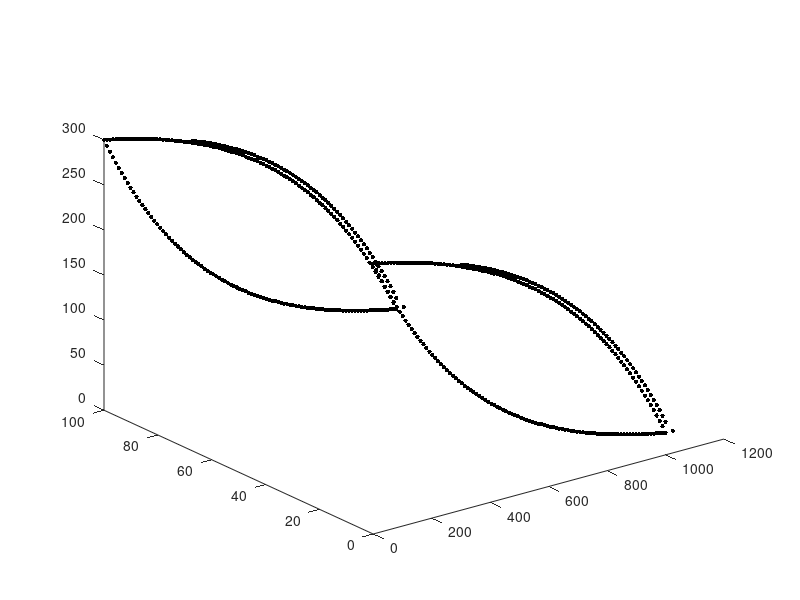

The MATLAB script that drew this image: (Note: this script raises an error after producing the figure.)
%% Here's how the node list is going to be set up:
%  . == basal nodes
%  o == surface nodes
% (xxx) == node # in node list 
%
%       o(2*b+s+1)____
%      /              ____
% (2*b+1)  .(b+1)         ---_____             
%    o____                         --------____   (2*b + 2*s)        
%  ./         ------_________                ----____o
%  1\____                    ___________________    / \. (2*b)
%        \__________                            ---o  /(2*b + s)
%                   -----------____________________\./ (b)
%
%%
clear;clf;
% first: what are you going to call this poly file?
str = 'lense3D_endeb.poly';

x_nodes = 100;                           % number nodes in X-dir
L = 1000;                                % length of domain in X-dir
x = linspace(0,L,x_nodes);               % X-dir


% simple testing:
% bas = zeros(length(x),1);
% srf = 100*ones(length(x),1);
% srf = srf(2:end-1);
% xsrf = x(2:end-1);

basal = 300*exp(-x/400);            % basal position function
a =  -28.3223;                      % ???
n_basal = 2.37e-03;                 % ???
c = 328.3223;                       % ???
surface = a*exp(n_basal*x)+c;       % surface position function
surface = surface(2:end-1);         % trimming the surface topo
x_surface = x(2:end-1);             % x corresponding to # surface pts.
%% dz determination

debris_start = 300;
debris_thickness = 20;
englacial_debris_start = 350;
englacial_debris_thickness = 10;
debris_thickness = 10;
xmax = max(x);


xdebris = x(x > debris_start);
zdebris = [surface(x_surface > debris_start) basal(end)];

%find the slope of the debris thickness increase
m = debris_thickness/(xmax - debris_start);
dz = m*(xdebris-debris_start+150); %y = mx, equal to thickness of debris on top of surface

zdebris = zdebris + dz; 
debris_end = [debris_thickness+xmax, basal(end)]; %[x, z]

xdebris = [xdebris debris_end(1)+1.5*debris_thickness]; %Make it a bit extra thick at the base by adding 1.5* debris thickness to x value
zdebris = [zdebris debris_end(2)];

glacier_width = 100;                        % width between Y0 / Y1 faces

n_basal = length(basal);        %num basal nodes
n_surface = length(surface);    %num surface nodes
n_debris = length(xdebris);

% useful corner nodes:

b1 = 1;
b2 = n_basal;
b3 = n_basal+1;
b4 = 2*n_basal;

s1 = 2*n_basal + 1;
s2 = 2*n_basal + n_surface;
s3 = 2*n_basal + n_surface + 1;
s4 = 2*n_basal + 2*n_surface;

d1 = 2*n_basal + 2*n_surface + 1;
d2 = 2*n_basal + 2*n_surface + n_debris;
d3 = 2*n_basal + 2*n_surface + n_debris + 1;
d4 = 2*n_basal + 2*n_surface + 2*n_debris;

ds1 = 2*n_basal + n_surface - n_debris + 3;
ds2 = 2*n_basal + 2*n_surface - n_debris + 3;

corners = [b1 b2 b3 b4 s1 s2 s3 s4 d1 d2 d3 d4 ds1 ds2];

%% ---------------------------- NODES ----------------------------------%%
nodes = NaN*ones(n_basal+n_basal+n_surface+n_surface+2*length(zdebris), 4);       % empty node matrix to be filled in

% BASAL nodes: ------------------------------------------------------------
% front side (step one, 1 to b):
for i = 1 : n_basal
    ii = i;
    nodes(i,1) = i;                 % this is the node number
    nodes(i,2) = x(ii);             % x
    nodes(i,3) = glacier_width;     % y, front face
    nodes(i,4) = basal(ii);         % z, basal
end;
% back side: (note the loop counter) (step two, b+1 to 2b)
for i = (n_basal+1) : (2*n_basal)
    ii = i-n_basal;
    nodes(i,1) = i;                 % this is the node number
    nodes(i,2) = x(ii);             % x
    nodes(i,3) = 0;                 % y, back face
    nodes(i,4) = basal(ii);           % z, basal
end;

% SURFACE nodes: ----------------------------------------------------------
% front side: (step 4, 2b+1 to 2b+s)
for i = (2*n_basal) + 1 : (2*n_basal) + n_surface
    ii = i-2*n_basal;
    nodes(i,1) = i;                 % this is the node number
    nodes(i,2) = x_surface(ii);          % x
    nodes(i,3) = glacier_width;                 % y, back face
    nodes(i,4) = surface(ii);           % z, surface
end;
% back side (bounds of loop are written this way for clarity): (step 5,
% 2b+s+1 to 2b+2s)
for i = (2*n_basal + n_surface) + 1 : (2*n_basal + 2*n_surface)
    ii = i-(2*n_basal)-n_surface;
    nodes(i,1) = i;                 % this is the node number
    nodes(i,2) = x_surface(ii);          % x
    nodes(i,3) = 0;                 % y, back face
    nodes(i,4) = surface(ii);           % z, surface
end;

% DEBRIS nodes: ----------------------------------------------------------
% front side:
for i = (2*n_basal + 2*n_surface) + 1 : (2*n_basal + 2*n_surface) + n_debris
    ii = i-2*n_basal-2*n_surface;               %incrementing through this section only
    nodes(i,1) = i;                 % this is the node number
    nodes(i,2) = xdebris(ii);     % x location of this node
    nodes(i,3) = glacier_width;     % y set to glacier width for all nodes
    nodes(i,4) = zdebris(ii);       % z, surface (I think this should be debris surface)
end;
% back side (bounds of loop are written this way for clarity):
for i = (2*n_basal + 2*n_surface + n_debris) + 1 : (2*n_basal + 2*n_surface) + 2*n_debris
    ii = i-(2*n_basal)-2*n_surface-n_debris; % incrementing through this section only
    nodes(i,1) = i;                 % this is the node number
    nodes(i,2) = xdebris(ii);     % x
    nodes(i,3) = 0;                 % y, back face
    nodes(i,4) = zdebris(ii);       % z, surface
end;

% PLOT for sanity check:
plot3(nodes(:,2)  ,nodes(:,3)  ,nodes(:,4),'k.', 'MarkerSize', 10); hold on;

%% ---------------------------- FACETS ---------------------------------%%

% Z0 (basal) --------------------------------------------------------------
% z0 face first: you will have (b-1) quadrilateral faces
z0header = NaN*ones(n_basal-1,3); % 3 numbers make up a header
z0facets = NaN*ones(n_basal-1,5); % 1 number saying the number of nodes we'll have
                            % and 4 nodes comprising the actual facet
flag = 16;                  % Z0 flag;
                

for f = 1 : n_basal-1
                             % Here's what the header means:
    z0header(f,1) = 1;       % "1 facet follows this header"
    z0header(f,2) = 0;       % "with 0 attributes"?
    z0header(f,3) = flag;    % "and this (Z0 = 16) flag"

    z0facets(f,1) = 4;      % # of points to follow (4, it's a quadrilateral)
                            % "listed in this order" (follows right-hand
                            % rule, normal vector OUTWARD):
    z0facets(f,2) = f+1;             %   b+f----b+f+1
    z0facets(f,3) = f;               %   |   Z0   |
    z0facets(f,4) = f+n_basal;       %   |        |
    z0facets(f,5) = f+1+n_basal;     %   f------f+1
end;

% Z1 ice (surface) ------------------------------------------------------------
% z1 face next: you will have (s-1) + 1 (left side) + 1 (right side) quadrilateral faces
z1header = NaN*ones(1 + n_surface-1 + 1 ,3); % 3 numbers make up a header
z1facets = NaN*ones(1 + n_surface-1 + 1 ,4); % 1 number saying the number of nodes we'll have
                            % and 4 nodes comprising the actual facet
flag = 32;                  % Z1 flag;

% start w/ left side
z1header(1,1) = 1;
z1header(1,2) = 0;
z1header(1,3) = flag;

z1facets(1,1) = 4;                          %  (b+1)     (2b+s+1)
z1facets(1,2) = 1;                            %  ._________o
z1facets(1,3) = 2*n_basal + 1;                %  |         |
z1facets(1,4) = 2*n_basal + n_surface + 1;    %  |(1)      |
z1facets(1,5) = n_basal + 1;                  %  ._________o (2b+1)

counter = 2; % start after the first facet listed above

% loop over surface
for f = (2*n_basal + 1) : (2*n_basal + n_surface) - 1
    
                             % Here's what the header means:
    z1header(counter,1) = 1;       % "1 facet follows this header"
    z1header(counter,2) = 0;       % "with 0 attributes"?
    if (f >= ds1)
        flag = 0;
    end
    z1header(counter,3) = flag;    % "and this (Z0 = 16) flag"


    z1facets(counter,1) = 4;      % # of points to follow 
                            % "listed in this order" (follows right-hand
                            % rule, normal vector OUTWARD):
    z1facets(counter,2) = f;                %   f+s----f+s+1
    z1facets(counter,3) = f+1;              %   |        |
    z1facets(counter,4) = f+n_surface+1;    %   |        |
    z1facets(counter,5) = f+n_surface;      %   f------f+1
    
    counter = counter + 1;
end;

% end w/ right side
z1header(end,1) = 1;
z1header(end,2) = 0;
z1header(end,3) = 0;

z1facets(end,1) = 4;                            %  (2b+2s)   (2b)
z1facets(end,2) = n_basal;                      %  o_________.
z1facets(end,3) = 2*n_basal;                    %  |         |
z1facets(end,4) = 2*n_basal + 2*n_surface;      %  |(2b+s)   |
z1facets(end,5) = 2*n_basal + n_surface;        %  o_________. (b)

% Z1 debris (surface) ------------------------------------------------------------
% z1 face next: you will have (s-1) + 1 (left side) + 1 (right side) quadrilateral faces
z1debris_header = NaN*ones(1 + n_debris  ,3); % 3 numbers make up a header
z1debris_facets = NaN*ones(1 + n_debris  ,4); % 1 number saying the number of nodes we'll have
                            % and 4 nodes comprising the actual facet
flag = 32;                  % Z1 flag;

% start w/ left side
z1debris_header(1,1) = 1;
z1debris_header(1,2) = 0;
z1debris_header(1,3) = flag;

z1debris_facets(1,1) = 4;                          
z1debris_facets(1,2) = ds1-1;                         
z1debris_facets(1,3) = d1;                
z1debris_facets(1,4) = d3;   
z1debris_facets(1,5) = ds2-1;                 

counter = 2; % start after the first facet listed above

% loop over surface
for f = d1 : d2 - 1
    
                             % Here's what the header means:
    z1debris_header(counter,1) = 1;       % "1 facet follows this header"
    z1debris_header(counter,2) = 0;       % "with 0 attributes"?
    z1debris_header(counter,3) = flag;    % "and this (Z0 = 32) flag"


    z1debris_facets(counter,1) = 4;      % # of points to follow 
                            % "listed in this order" (follows right-hand
                            % rule, normal vector OUTWARD):
    z1debris_facets(counter,2) = f;                %   f+s----f+s+1
    z1debris_facets(counter,3) = f+1;              %   |        |
    z1debris_facets(counter,4) = f+n_debris+1;     %   |        |
    z1debris_facets(counter,5) = f+n_debris;       %   f------f+1
    
    counter = counter + 1;
end;

% last facet tucks under, connecting last debris node to last basal ice
% mode
flag = 16;
z1debris_header(end,1) = 1;
z1debris_header(end,2) = 0;
z1debris_header(end,3) = flag;

z1debris_facets(end,1) = 4;                          
z1debris_facets(end,2) = d4;                         
z1debris_facets(end,3) = d2;                
z1debris_facets(end,4) = b2;   
z1debris_facets(end,5) = b4;

% Y0 (front side) ---------------------------------------------------------
% on the front side you'll have (s-1) quadrilateral elements and (2)
% triangular elements (on the left and right sides -- deal w/ those last)
y0header = NaN*ones(n_surface-1,3); % 3 numbers make up a header
y0facets = NaN*ones(n_surface-1,5); % 1 number saying the number of nodes we'll have
                            % and 4 nodes comprising the actual facet
flag = 4;                   % Y0 flag;


% this is a really important array: 
%   the 1st column are front basal node numbers excluding the ends
%   the 2nd column are front surface node numbers:
indices = [[2:n_basal-1]' [2*n_basal+1:2*n_basal+n_surface]']; % call it I in the pic below

for f = 1 : n_surface-1
    y0header(f,1) = 1;
    y0header(f,2) = 0;
    y0header(f,3) = flag;

    y0facets(f,1) = 4;                   %  I(f,2)   I(f+1,2)
    y0facets(f,2) = indices(f,1);        %  o_________o
    y0facets(f,3) = indices(f+1,1);      %  |         |
    y0facets(f,4) = indices(f+1,2);      %  |I(f,1)   |
    y0facets(f,5) = indices(f,2);        %  ._________. I(f+1,1)
end

% Y1 (back side) ;) -------------------------------------------------------
% on the back side you'll have (s-1) quadrilateral elements and (2)
% triangular elements (on the left and right sides -- deal w/ those last)
y1header = NaN*ones(n_surface-1,3); % 3 numbers make up a header
y1facets = NaN*ones(n_surface-1,5); % 1 number saying the number of nodes we'll have
                            % and 4 nodes comprising the actual facet
flag = 8;                   % Y1 flag;


% this is a really important array: 
%   the 1st column are front basal node numbers excluding the ends
%   the 2nd column are front surface node numbers: (should maybe say "back"
%   not "front"?
indices = [[n_basal+2:n_basal+n_basal-1]' [2*n_basal+n_surface+1:2*n_basal+2*n_surface]']; % call it I in the pic below

for f = 1 : n_surface-1
    y1header(f,1) = 1;
    y1header(f,2) = 0;
    y1header(f,3) = flag;               % Note that outward normal is INTO
                                        % page for this order:
    y1facets(f,1) = 4;                  %  I(f,2)   I(f+1,2)
    y1facets(f,2) = indices(f+1,1);     %  o_________o
    y1facets(f,3) = indices(f,1);       %  |         |
    y1facets(f,4) = indices(f,2);       %  |I(f,1)   |
    y1facets(f,5) = indices(f+1,2);     %  ._________. I(f+1,1)
end

% Y0 / Y1 TRIANGULAR FACETS ON LEFT AND RIGHT SIDE ------------------------
% there are 4 of these

yTRIhead = NaN*ones(4,3);
yTRIface = NaN*ones(4,4); % now we have 3 pts defining a facet, so 4 cols

% Y0 (front) triangles
flag = 4;

% left:
yTRIhead(1,:) = [1 0 flag];
yTRIface(1,:) = [3      1       2       (2*n_basal+1)];    
% right:
yTRIhead(2,:) = [1 0 flag];
yTRIface(2,:) = [3      (n_basal-1)   n_basal       (2*n_basal+n_surface)];      

% Y1 (back) triangles 
flag = 8;

% left:
yTRIhead(3,:) = [1 0 flag];
yTRIface(3,:) = [3      (n_basal+2)   (n_basal+1)   (2*n_basal+n_surface+1)];    
% right:
yTRIhead(4,:) = [1 0 flag];
yTRIface(4,:) = [3      (2*n_basal)   (2*n_basal-1) (2*n_basal+2*n_surface)];

% %% DEBRIS FACETS interior        ------------------------------------------
% 
deb_englacial_header = NaN*ones(2,3); 

deb_englacial_facets = NaN*ones(2,5);

%find the intersecting points for the interior debris layer
%I mixed up Y and Z again. should probably fix and propagate through
surf_left_x = x_surface(x_surface > englacial_debris_start);
surf_left_y = surface(x_surface > englacial_debris_start);
surf_left_x = surf_left_x(1);
surf_left_y = surf_left_y(1);
n_surf_lefta = getNode(nodes,surf_left_x,0,surf_left_y);
n_surf_leftb = getNode(nodes,surf_left_x,100,surf_left_y);


surf_right_x = x_surface(x_surface > englacial_debris_start + englacial_debris_thickness);
surf_right_y = surface(x_surface > englacial_debris_start + englacial_debris_thickness);
surf_right_x = surf_right_x(1);
surf_right_y = surf_right_y(1);
n_surf_righta = getNode(nodes,surf_right_x,0,surf_right_y);
n_surf_rightb = getNode(nodes,surf_right_x,100,surf_right_y);


basal_left_x = x(x>debris_start);
basal_left_y = basal(x>debris_start);
basal_left_x = basal_left_x(1);
basal_left_y = basal_left_y(1);
n_basal_lefta = getNode(nodes,basal_left_x,0,basal_left_y);
n_basal_leftb = getNode(nodes,basal_left_x,100,basal_left_y);


basal_right_x = x(x>debris_start+englacial_debris_thickness);
basal_right_y = basal(x>debris_start+englacial_debris_thickness);
basal_right_x = basal_right_x(1);
basal_right_y = basal_right_y(1);
n_basal_righta = getNode(nodes,basal_right_x,0,basal_right_y);
n_basal_rightb = getNode(nodes,basal_right_x,100,basal_right_y);

% there are only 2 facets for an inner debris band going all the way
% through the glacier (top-to-bottom)

% left:
nd = 45;

deb_englacial_header(1,:) = [1 0 0]; % there is no boundary flag for an internal facet

%deb_englacial_facets(1,:) = [4 n_basal_lefta n_basal_leftb n_surf_leftb n_surf_lefta];
deb_englacial_facets(1,:) = [4 y0facets(nd,2) y0facets(nd,5) y1facets(nd,4) y1facets(nd,3)];


% right:

deb_englacial_header(2,:) = [1 0 0]; % there is no boundary flag for an internal facet

%deb_englacial_facets(2,:) = [4 n_basal_righta n_basal_rightb  n_surf_rightb n_surf_righta];
deb_englacial_facets(2,:) = [4 y0facets(nd,3) y0facets(nd,4) y1facets(nd,5) y1facets(nd,2)];


%Add to plot of debris nodes
x_intersects = [basal_left_x,basal_right_x,surf_left_x,surf_right_x];
y_intersects = [basal_left_y,basal_right_y,surf_left_y,surf_right_y];
plot3(x_intersects, [0 0 0 0]  ,y_intersects,'ro'); hold on;
plot3(x_intersects, [100 100 100 100], y_intersects,'ro'); hold on;

%% DEBRIS FACETS left / right side ----------------------------------------

% Y0D (front debris side) -------------------------------------------------
% on the front side you'll have (d-1) quadrilateral elements and (2)
% triangular elements (on the left and right sides -- deal w/ those last)
flag = 4;                   % Y0 flag;

% this is a really important array: 
%   the 1st column are front surface nodes excluding those before the
%   debris and at the ends
%   the 2nd column are the debris surface nodes excluding the start and the
%   end?
surf_indices = [(ds1:s2) b2]; %+1 for indexing, +1 to skip the first
debris_indices = [d1:d2-1]; %+1 for indexing, +1 to skip the first 

indices = [surf_indices' debris_indices']; % call it I in the pic below

%preallocate
y0header_debris = NaN*ones(length(indices)-1,3);
y0facets_debris = NaN*ones(length(indices)-1,5);

% Debris Y0
for f = 1 : length(indices)-1
    y0header_debris(f,1) = 1;
    y0header_debris(f,2) = 0;
    y0header_debris(f,3) = flag;

    y0facets_debris(f,1) = 4;                   %  I(f,2)   I(f+1,2)
    y0facets_debris(f,2) = indices(f,1);        %  o_________o
    y0facets_debris(f,3) = indices(f,2);      %  |         |
    y0facets_debris(f,4) = indices(f+1,2);      %  |I(f,1)   |
    y0facets_debris(f,5) = indices(f+1,1);        %  ._________. I(f+1,1)
end


% Y1D (back debris side) -------------------------------------------------
% on the front side you'll have (d-1) quadrilateral elements and (2)
% triangular elements (on the left and right sides -- deal w/ those last)
flag = 8;                   % Y1 flag;


% this is a really important array: 
%   the 1st column are front surface nodes excluding those before the
%   debris and at the ends
%   the 2nd column are the debris surface nodes excluding the start and the
%   end?

surf_indices = [(ds2:s4) b4];
debris_indices = [d3:d4-1];

indices = [surf_indices' debris_indices']; % call it I in the pic below

%preallocate
y1header_debris = zeros(length(indices)-1,3);
y1facets_debris = zeros(length(indices)-1,5);

% Debris Y0
for f = 1 : length(indices)-1
    y1header_debris(f,1) = 1;
    y1header_debris(f,2) = 0;
    y1header_debris(f,3) = flag;

    y1facets_debris(f,1) = 4;                   %  I(f,2)   I(f+1,2)
    y1facets_debris(f,2) = indices(f,1);        %  o_________o
    y1facets_debris(f,3) = indices(f+1,1);      %  |         |
    y1facets_debris(f,4) = indices(f+1,2);      %  |I(f,1)   |
    y1facets_debris(f,5) = indices(f,2);        %  ._________. I(f+1,1)
end

%% Figure out debris layer triangular facets

% Y0D / Y1D TRIANGULAR FACETS ON LEFT AND RIGHT SIDE ----------------------
% there are 4 of these

yTRIhead_debris = NaN*ones(4,3);
yTRIface_debris = NaN*ones(4,4); % now we have 3 pts defining a facet, so 4 cols

% Y0 (front) triangles
flag = 4;

% left:
yTRIhead_debris(1,:) = [1 0 flag];
yTRIface_debris(1,:) = [3 d1 ds1 ds1-1]; %not sure what the first numbers are here
% right:
yTRIhead_debris(2,:) = [1 0 flag];
yTRIface_debris(2,:) = [3 b2 d2-1 d2]; %what does the 3 mean

% Y1 (back) triangles 
flag = 8;

% left:
yTRIhead_debris(3,:) = [1 0 flag];
yTRIface_debris(3,:) = [3 d3 ds2-1 ds2];    
% right:
yTRIhead_debris(4,:) = [1 0 flag];
yTRIface_debris(4,:) = [3 d4 d4-1 b4];

%% BECAUSE C++ / TETGEN LIBRARY NUMBER EVERYTHING STARTING FROM 0, WE 
%  SUBTRACT 1 EVERYWHERE.

% concatenate all the header / facet lists for QUADRILATERAL ELEMENTS:
header4 = [z0header;
          z1header;
          z1debris_header;
          y0header;
          y1header;
          y0header_debris;
          y1header_debris;
          deb_englacial_header];
      
facets4 = [z0facets;
          z1facets;
          z1debris_facets;
          y0facets;
          y1facets;
          y0facets_debris;
          y1facets_debris;
          deb_englacial_facets]; %

tri_facets = [yTRIface;
              yTRIface_debris];
          
tri_headers = [yTRIhead;
               yTRIhead_debris];

      
% now subtract 1 from the node list:
nodes(:,1) = nodes(:,1) - 1;
% now subtract 1 from the facets4 and yTRIface and yTRIface_debris lists:
facets4 (:,2:5) = facets4 (:,2:5) - 1;
tri_facets(:,2:4) = tri_facets(:,2:4) - 1;


%% NOW WE WRITE TO FILE
format short g
fid = fopen(str,'w');

% node header:
fmt    = '%d %d %d %d\n';
header = [length(nodes) 3   0   0];
fprintf(fid, fmt, header);

% write nodes:
fmt    = '%d %f %f %f\n';
for n = 1:length(nodes)
    fprintf(fid, fmt, nodes(n,:));
end;

% facet header:
n_facets = length(header4) + length(tri_headers); %why are we counting facets by headers
header = [n_facets 1];
fmt    = '%d %d\n';
fprintf(fid, fmt, header);

% write quadrilateral facets 
% (alternate header and facet row by row)
n_quads = length(header4);
fmthead  = '%d %d %d\n';
fmtfacet = '%d %d %d %d %d\n';
for n = 1:n_quads
    fprintf(fid, fmthead , header4(n,:));
    fprintf(fid, fmtfacet, facets4(n,:));
end;

% same for triangular elements:
n_tris = length(tri_headers);
fmtfacet = '%d %d %d %d\n';
for n = 1:n_tris
    fprintf(fid, fmthead , tri_headers(n,:));
    fprintf(fid, fmtfacet, tri_facets(n,:));
end;

% our mesh has 0 holes:
fprintf(fid, '%d\n', 0);

% number of regions?
REGIONS = 2; % ICE --- ROCK --- ICE
fprintf(fid, '%d\n', REGIONS);

% region description:
%         [region #     x0        y0                z0      nmat    maximum elem. size]
regions = [0            mean(x)   glacier_width/2   100     0           1e9;
           1            mean(x)   glacier_width/2   240     1           1e9];

fmt = '%d %f %f %f %d %f\n';
for n = 1:REGIONS
    fprintf(fid,fmt,regions(n,:));
end;
fclose(fid);
